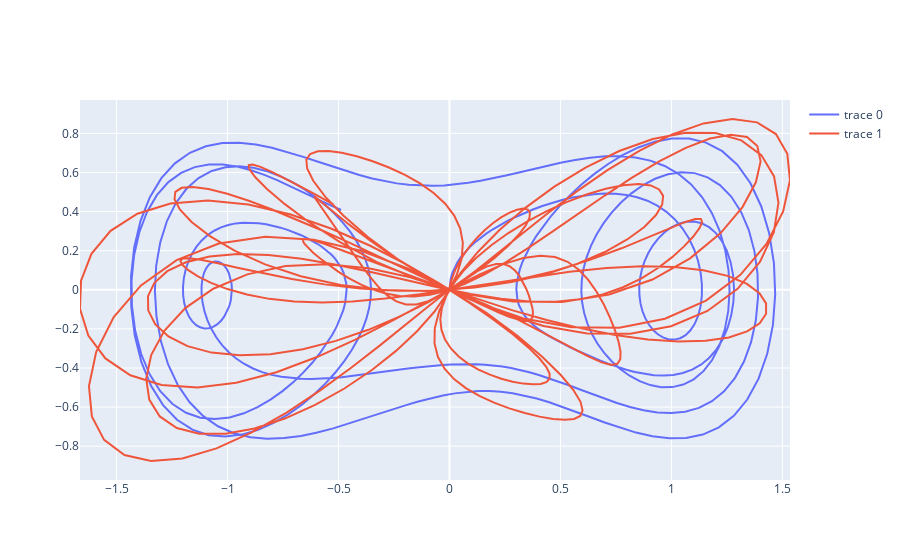

This figure's notebook cell:
### Code cell
stateA0 = asarray([0,0])
stateB0 = asarray([0,0])
stateA,stateB = simulation.evolveAB(dufffingOscillator,dufffingOscillator,stateA0,stateB0,couplingB=coupling,time=time,delTime=delTime)

### Figure 1 — Plotly figure (JSON) as saved in the notebook; plotly's stock layout.template omitted (floating-point values rounded to 4 significant figures; data arrays with more than 128 entries replaced by an {"elided": "..."} marker saying what was removed)
{"data": [{"mode": "lines", "type": "scatter", "x": {"elided": "500 float values"}, "y": {"elided": "500 float values"}}, {"mode": "lines", "type": "scatter", "x": {"elided": "500 float values"}, "y": {"elided": "500 float values"}}], "layout": {}}
